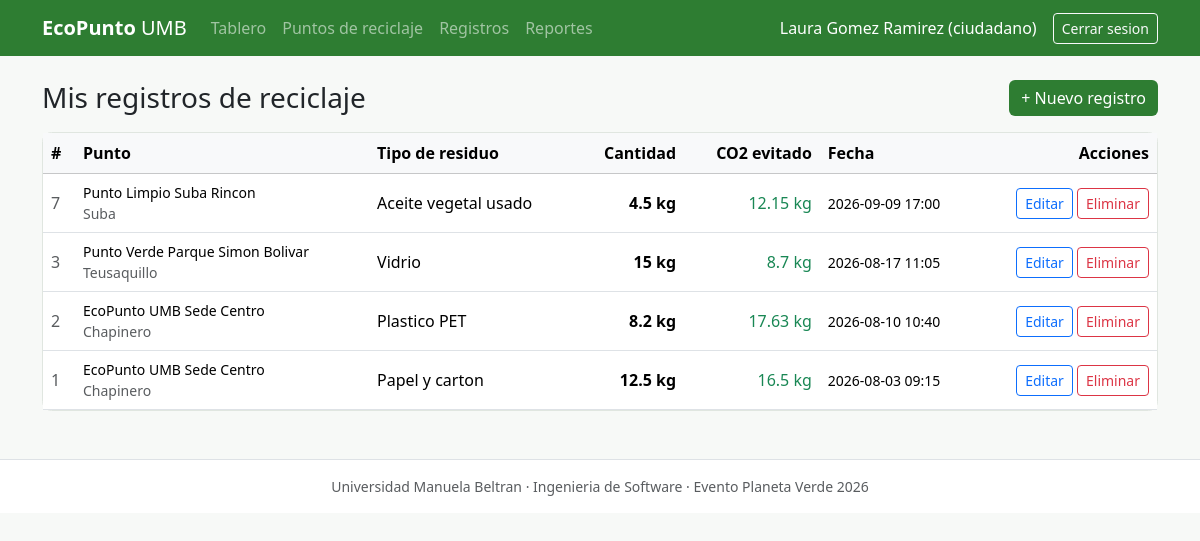
/registros (signed in), run on the app's committed database.
### tables this page shows
CREATE TABLE usuario (
    id_usuario       INTEGER PRIMARY KEY AUTOINCREMENT,
    nombre           VARCHAR(100) NOT NULL,
    correo           VARCHAR(120) NOT NULL UNIQUE,
    contrasena_hash  VARCHAR(200) NOT NULL,
    rol              VARCHAR(20)  NOT NULL DEFAULT 'ciudadano'
                     CHECK (rol IN ('ciudadano', 'administrador')),
    fecha_registro   DATETIME     NOT NULL DEFAULT CURRENT_TIMESTAMP,
    activo           INTEGER      NOT NULL DEFAULT 1
);

CREATE TABLE registro_residuo (
    id_registro     INTEGER PRIMARY KEY AUTOINCREMENT,
    id_usuario      INTEGER      NOT NULL,
    id_punto        INTEGER      NOT NULL,
    id_tipo         INTEGER      NOT NULL,
    cantidad        DECIMAL(8,2) NOT NULL CHECK (cantidad > 0),
    fecha_registro  DATETIME     NOT NULL DEFAULT CURRENT_TIMESTAMP,
    observaciones   VARCHAR(250),
    CONSTRAINT fk_registro_usuario FOREIGN KEY (id_usuario)
        REFERENCES usuario (id_usuario) ON DELETE RESTRICT ON UPDATE CASCADE,
    CONSTRAINT fk_registro_punto   FOREIGN KEY (id_punto)
        REFERENCES punto_reciclaje (id_punto) ON DELETE RESTRICT ON UPDATE CASCADE,
    CONSTRAINT fk_registro_tipo    FOREIGN KEY (id_tipo)
        REFERENCES tipo_residuo (id_tipo) ON DELETE RESTRICT ON UPDATE CASCADE
);

CREATE TABLE punto_reciclaje (
    id_punto     INTEGER PRIMARY KEY AUTOINCREMENT,
    nombre       VARCHAR(100)  NOT NULL,
    direccion    VARCHAR(150)  NOT NULL,
    localidad    VARCHAR(60)   NOT NULL,
    latitud      DECIMAL(9,6),
    longitud     DECIMAL(9,6),
    horario      VARCHAR(80),
    estado       VARCHAR(20)   NOT NULL DEFAULT 'activo'
                 CHECK (estado IN ('activo', 'inactivo', 'mantenimiento'))
);

CREATE TABLE tipo_residuo (
    id_tipo        INTEGER PRIMARY KEY AUTOINCREMENT,
    nombre         VARCHAR(60)  NOT NULL UNIQUE,
    categoria      VARCHAR(40)  NOT NULL,
    unidad_medida  VARCHAR(10)  NOT NULL DEFAULT 'kg',
    factor_co2     DECIMAL(6,3) NOT NULL DEFAULT 0,
    activo         INTEGER      NOT NULL DEFAULT 1
);

### app.py (the view)
@app.route("/registros")
@login_requerido
def listar_registros():
    solo_mios = session.get("rol") != "administrador"
    registros = bd.listar_registros(session["id_usuario"] if solo_mios else None)
    return render_template("registros_lista.html", registros=registros,
                           solo_mios=solo_mios)

### app.py (called while the page is built)
def login_requerido(funcion):
    @wraps(funcion)
    def envoltura(*args, **kwargs):
        if "id_usuario" not in session:
            flash("Debe iniciar sesion para acceder a esta seccion.", "warning")
            return redirect(url_for("login"))
        return funcion(*args, **kwargs)
    return envoltura

### database.py (called while the page is built)
def get_connection():
    conexion = sqlite3.connect(DB_PATH)
    conexion.row_factory = sqlite3.Row
    conexion.execute("PRAGMA foreign_keys = ON")
    return conexion

def consultar(sql, parametros=(), uno=False):
    with get_connection() as conexion:
        cursor = conexion.execute(sql, parametros)
        return cursor.fetchone() if uno else cursor.fetchall()

def listar_registros(id_usuario=None):
    sql = """
        SELECT r.id_registro, r.cantidad, r.fecha_registro, r.observaciones,
               u.nombre AS usuario, p.nombre AS punto, p.localidad,
               t.nombre AS tipo, t.unidad_medida, t.factor_co2,
               ROUND(r.cantidad * t.factor_co2, 2) AS co2_evitado
        FROM registro_residuo r
        INNER JOIN usuario         u ON u.id_usuario = r.id_usuario
        INNER JOIN punto_reciclaje p ON p.id_punto   = r.id_punto
        INNER JOIN tipo_residuo    t ON t.id_tipo    = r.id_tipo
    """
    parametros = ()
    if id_usuario:
        sql += " WHERE r.id_usuario = ?"
        parametros = (id_usuario,)
    sql += " ORDER BY r.fecha_registro DESC"
    return consultar(sql, parametros)

### templates/registros_lista.html (shortened to what this page needs)
{% extends "base.html" %}
{% block contenido %}
<div class="d-flex justify-content-between align-items-center mb-3">
  <h1 class="h3 mb-0">{% if solo_mios %}Mis registros de reciclaje{% else %}Registros de reciclaje{% endif %}</h1>
  <a class="btn btn-verde" href="{{ url_for('crear_registro') }}">+ Nuevo registro</a>
</div>
<div class="card"><div class="table-responsive">
<table class="table table-hover align-middle mb-0">
  <thead class="table-light">
    <tr><th>#</th>{% if not solo_mios %}<th>Usuario</th>{% endif %}<th>Punto</th><th>Tipo de residuo</th>
        <th class="text-end">Cantidad</th><th class="text-end">CO2 evitado</th><th>Fecha</th><th class="text-end">Acciones</th></tr>
  </thead>
  <tbody>
  {% for r in registros %}
    <tr>
      <td class="text-muted">{{ r.id_registro }}</td>
      <td class="small">{{ r.punto }}<br><span class="text-muted">{{ r.localidad }}</span></td>
      <td>{{ r.tipo }}</td>
      <td class="text-end fw-semibold">{{ r.cantidad }} {{ r.unidad_medida }}</td>
      <td class="text-end text-success">{{ r.co2_evitado }} kg</td>
      <td class="small">{{ r.fecha_registro[:16] }}</td>
      <td class="text-end text-nowrap">
        <a class="btn btn-sm btn-outline-primary" href="{{ url_for('editar_registro', id_registro=r.id_registro) }}">Editar</a>
        <form class="d-inline" method="post" action="{{ url_for('eliminar_registro', id_registro=r.id_registro) }}"
              onsubmit="return confirm('Confirma eliminar el registro #{{ r.id_registro }}?');">
          <button class="btn btn-sm btn-outline-danger">Eliminar</button>
        </form>
      </td>
    </tr>
  {% else %}
    <tr><td colspan="8" class="text-center text-muted py-4">Aun no hay registros de reciclaje.</td></tr>
  {% endfor %}
  </tbody>
</table>
</div></div>
{% endblock %}

### templates/base.html (shortened to what this page needs)
<!DOCTYPE html>
<html lang="es">
<head>
  <link href="https://cdn.jsdelivr.net/npm/bootstrap@5.3.3/dist/css/bootstrap.min.css" rel="stylesheet">
  <link rel="stylesheet" href="{{ url_for('static', filename='css/estilos.css') }}">
</head>
<body>
<nav class="navbar navbar-expand-lg navbar-dark bg-verde mb-4">
  <div class="container">
    <a class="navbar-brand fw-bold" href="{{ url_for('tablero') }}">EcoPunto <span class="fw-light">UMB</span></a>
    <div class="collapse navbar-collapse" id="menu">
      {% if session.id_usuario %}
      <ul class="navbar-nav me-auto">
        <li class="nav-item"><a class="nav-link" href="{{ url_for('tablero') }}">Tablero</a></li>
        <li class="nav-item"><a class="nav-link" href="{{ url_for('listar_puntos') }}">Puntos de reciclaje</a></li>
        <li class="nav-item"><a class="nav-link" href="{{ url_for('listar_registros') }}">Registros</a></li>
        <li class="nav-item"><a class="nav-link" href="{{ url_for('reportes') }}">Reportes</a></li>
      </ul>
      <span class="navbar-text text-white me-3">{{ session.nombre }} ({{ session.rol }})</span>
      <a class="btn btn-outline-light btn-sm" href="{{ url_for('logout') }}">Cerrar sesion</a>
      {% endif %}
    </div>
  </div>
</nav>
<div class="container pb-5">
  {% block contenido %}{% endblock %}
</div>
<footer class="text-center py-3 text-muted small border-top">
  Universidad Manuela Beltran &middot; Ingenieria de Software &middot; Evento Planeta Verde 2026
</footer>
</body>
</html>

### static/css/estilos.css (style rules this page uses)
:root { --verde-umb: #2E7D32; --verde-oscuro: #1B5E20; --verde-claro: #E8F5E9; }
body { background-color: #F7F9F7; font-family: "Segoe UI", system-ui, sans-serif; }
.bg-verde { background-color: var(--verde-umb) !important; }
.btn-verde { background-color: var(--verde-umb); color: #fff; border: none; }
.card { border: 1px solid #E0E6E0; border-radius: .6rem; }
footer { background: #fff; }

### data on the page
usuario: nombre "Laura Gomez Ramirez", rol "ciudadano"
registro_residuo: id_registro "7", punto "Punto Limpio Suba Rincon", localidad "Suba", tipo "Aceite vegetal usado", cantidad "4.5", unidad_medida "kg", co2_evitado "12.15", fecha_registro "2026-09-09 17:00"
registro_residuo: id_registro "3", punto "Punto Verde Parque Simon Bolivar", localidad "Teusaquillo", tipo "Vidrio", cantidad "15", unidad_medida "kg", co2_evitado "8.7", fecha_registro "2026-08-17 11:05"
registro_residuo: id_registro "2", punto "EcoPunto UMB Sede Centro", localidad "Chapinero", tipo "Plastico PET", cantidad "8.2", unidad_medida "kg", co2_evitado "17.63", fecha_registro "2026-08-10 10:40"
registro_residuo: id_registro "1", punto "EcoPunto UMB Sede Centro", localidad "Chapinero", tipo "Papel y carton", cantidad "12.5", unidad_medida "kg", co2_evitado "16.5", fecha_registro "2026-08-03 09:15"
